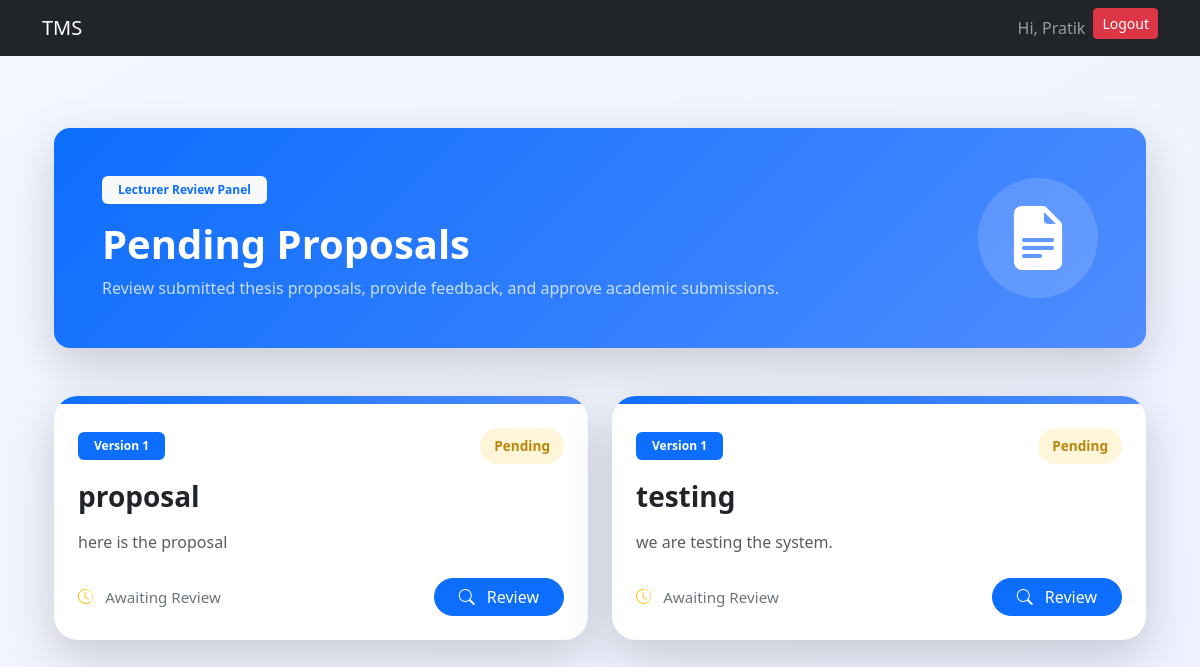
The app's page /thesis/lecturer/proposals/ (signed in), older data.
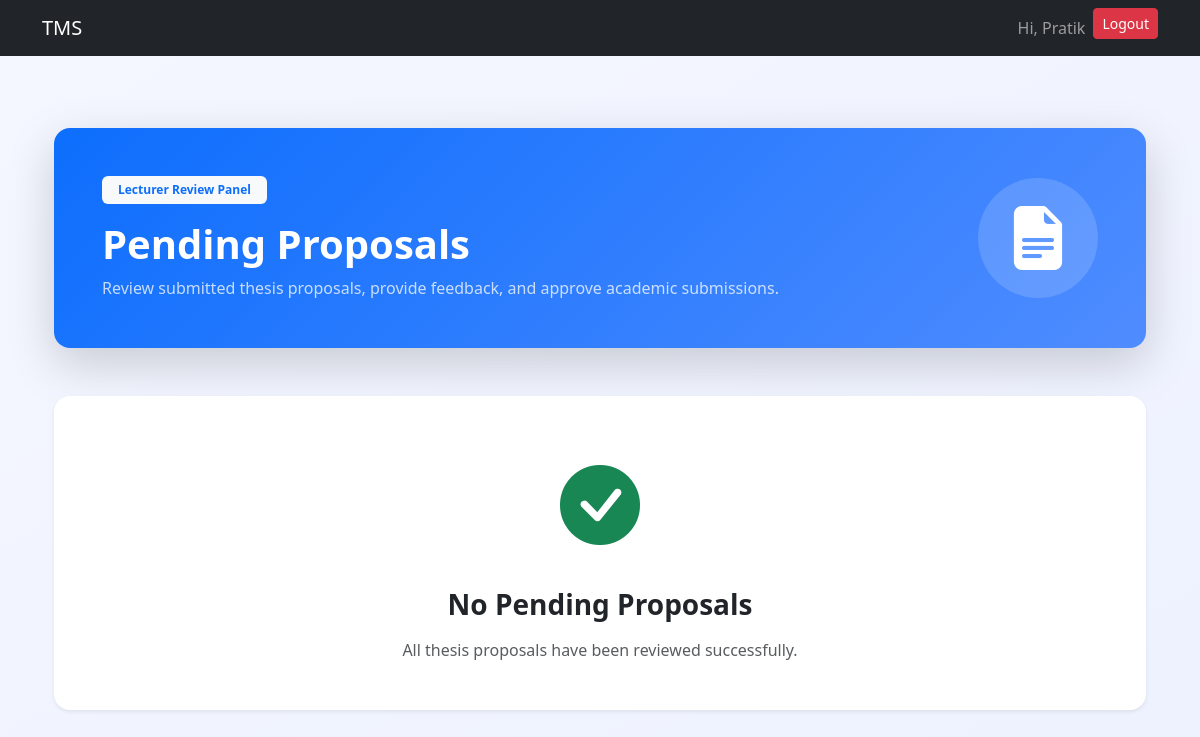
The same page, newer data.
### users/models.py (models this page shows, shortened)
class User(AbstractUser):
    username = models.CharField(max_length=100, unique=True)
    email = models.EmailField(unique=True)
    role = models.CharField(max_length=10, choices=ROLE_CHOICES)
    USERNAME_FIELD = "email"
    REQUIRED_FIELDS = ["username"]

### thesis/models.py (models this page shows, shortened)
class Proposal(models.Model):
    group = models.ForeignKey('ThesisGroup', on_delete=models.CASCADE, related_name='proposals')
    title = models.CharField(max_length=255)
    description = models.TextField()
    document = models.FileField(upload_to='proposal_documents/')
    submitted_at = models.DateTimeField(auto_now_add=True)
    status = models.ForeignKey(ThesisStatus,on_delete=models.CASCADE)
    lecturer_comment = models.TextField(null=True,blank=True)
    supervisor_comment = models.TextField(null=True,blank=True)
    reviewed_by_lecturer = models.ForeignKey(Lecturer,on_delete=models.SET_NULL,null=True,blank=True,related_name="lecturer_reviews")
    reviewed_at = models.DateTimeField(null=True,blank=True)
    version = models.IntegerField(default=1)
    submitted_at = models.DateTimeField(auto_now_add=True)

class ThesisStatus(models.Model):
    name = models.CharField(max_length=50, unique=True)

### users/decorators.py (the view)
    def wrapper(request, *args, **kwargs):
        if request.user.role != 'lecturer':
            return redirect('login')
        return view_func(request, *args, **kwargs)

### thesis/views.py (called while the page is built)
@login_required
@lecturer_required
def lecturer_proposals(request):
    proposals = Proposal.objects.filter(
        status__name='Pending'
    )
    context = {
        'proposals': proposals
    }
    return render(
        request,
        'thesis/lecturer_proposals.html',
        context
    )

### thesis/templates/thesis/lecturer_proposals.html (shortened to what this page needs)
{% extends "base.html" %}
{% block start %}
<div class="container py-5">
    <div class="proposal-header shadow-lg rounded-4 p-5 mb-5 text-white">
        <div class="d-flex flex-column flex-md-row justify-content-between align-items-center">
            <div>
                <span class="badge bg-light text-primary px-3 py-2 mb-3">
                    Lecturer Review Panel
                </span>
                <h1 class="fw-bold mb-2">
                    Pending Proposals
                </h1>
                <p class="opacity-75 mb-0">
                    Review submitted thesis proposals,
                    provide feedback, and approve academic submissions.
                </p>
            </div>
            <div class="mt-4 mt-md-0">
                <div class="header-icon">
                    <i class="bi bi-file-earmark-text-fill"></i>
                </div>
            </div>
        </div>
    </div>
    <div class="row g-4">
        {% for proposal in proposals %}
        <div class="col-lg-6">
            <div class="card proposal-card border-0 shadow-lg h-100">
                <div class="card-top"></div>
                <div class="card-body p-4">
                    <div class="d-flex justify-content-between align-items-center mb-3">
                        <span class="badge bg-primary px-3 py-2">
                            Version {{ proposal.version }}
                        </span>
                        <span class="status-badge">
                            {{ proposal.status.name }}
                        </span>
                    </div>
                    <h3 class="fw-bold mb-3">
                        {{ proposal.title }}
                    </h3>
                    <p class="text-muted mb-4">
                        {{ proposal.description }}
                    </p>
                    <div class="d-flex justify-content-between align-items-center">
                        <div class="review-info">
                            <i class="bi bi-clock-history me-2 text-warning"></i>
                            Awaiting Review
                        </div>
                        <a href="{% url 'review_proposal' proposal.id %}"
                           class="btn btn-primary rounded-pill px-4">
                            <i class="bi bi-search me-2"></i>
                            Review
                        </a>
                    </div>
                </div>
            </div>
        </div>
        {% empty %}
        <div class="col-12">
            <div class="empty-state shadow-sm rounded-4 p-5 text-center">
                <div class="mb-4">
                    <i class="bi bi-check-circle-fill empty-icon"></i>
                </div>
                <h3 class="fw-bold mb-3">
                    No Pending Proposals
                </h3>
                <p class="text-muted mb-0">
                    All thesis proposals have been reviewed successfully.
                </p>
            </div>
        </div>
        {% endfor %}
    </div>
</div>
<link rel="stylesheet"
href="https://cdn.jsdelivr.net/npm/bootstrap-icons@1.11.3/font/bootstrap-icons.min.css">
{% endblock %}

### users/templates/base.html (shortened to what this page needs)
<!DOCTYPE html>
<html lang="en">
<head>
    <link href="https://cdn.jsdelivr.net/npm/bootstrap@5.3.8/dist/css/bootstrap.min.css" rel="stylesheet">
</head>
<body>
    <nav class="navbar navbar-expand-lg navbar-dark bg-dark">
        <div class="container">
            <a class="navbar-brand" href="/">TMS</a>
            <div class="collapse navbar-collapse" id="navbarNav">
                <ul class="navbar-nav ms-auto">
                    {% if request.user.is_authenticated %}
                    <li class="nav-item">
                        <span class="nav-link">Hi, {{ request.user.first_name }}</span>
                    </li>
                    <li class="nav-item">
                        <a href="/logout/" class="btn btn-danger btn-sm">Logout</a>
                    </li>
                    {% endif %}
                </ul>
            </div>
        </div>
    </nav>
    <div class="container mt-4">
        {% block start %}
        {% endblock %}
    </div>
</body>
</html>

### thesis/templates/thesis/lecturer_proposals.html (style rules this page uses)
body { background: linear-gradient(to bottom right, #f4f7ff, #eef2ff); }
.rounded-4 { border-radius: 1.3rem; }
.proposal-header { background: linear-gradient(135deg, #0d6efd, #4f8cff); }
.header-icon { width: 120px; height: 120px; border-radius: 50%; background: rgba(255,255,255,0.15); display: flex; align-items: center; justify-content: center; font-size: 4rem; }
.empty-state { background: white; }
.empty-icon { font-size: 5rem; color: #198754; }

Row changes from the older to the newer data that the page shows:
removed Proposal: version "1", status.name "Pending", title "proposal", description "here is the proposal"
removed Proposal: version "1", status.name "Pending", title "testing", description "we are testing the system."
Text that changed along with them:
text now shown: "No Pending Proposals All thesis proposals have been reviewed successfully."
